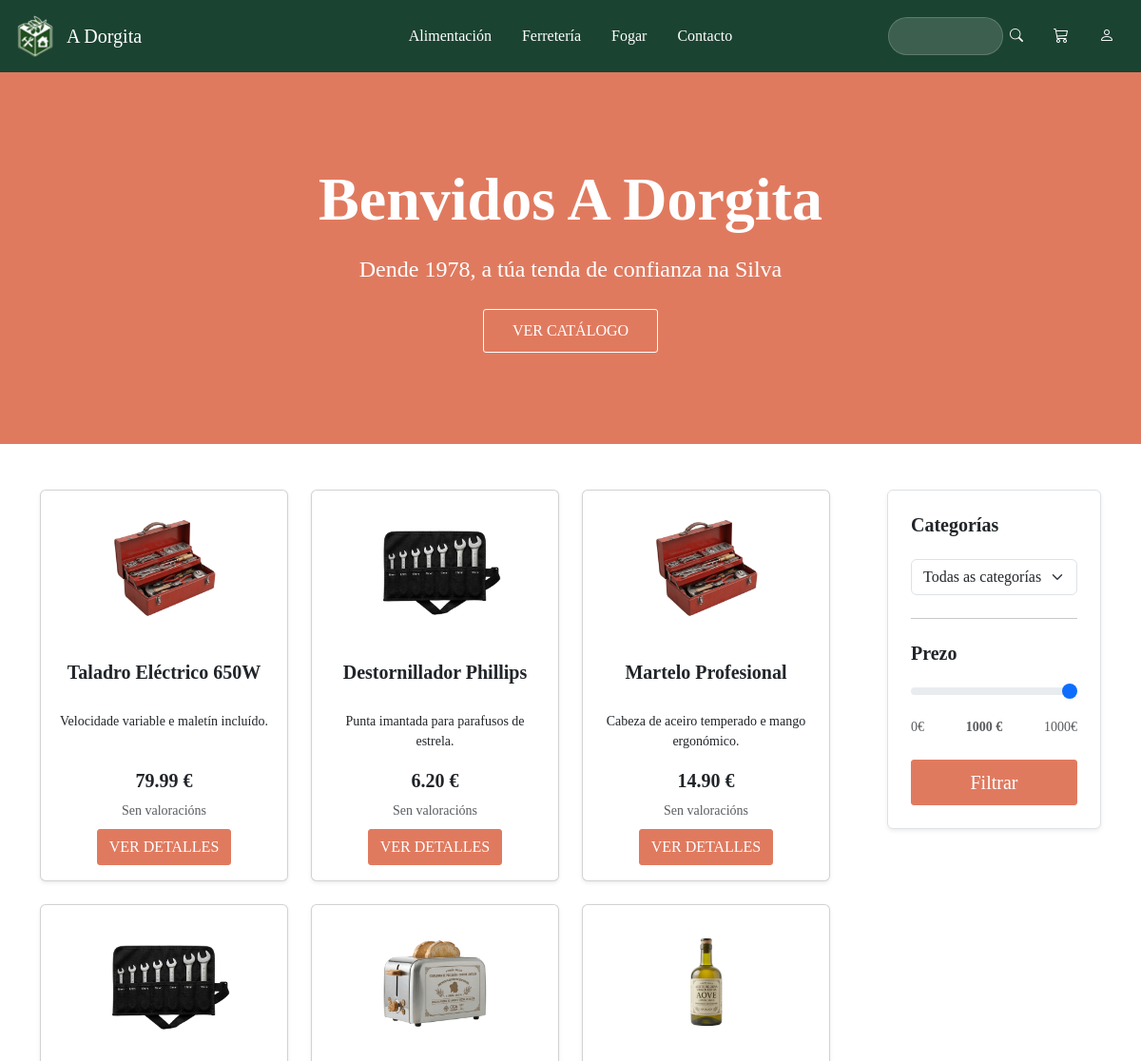
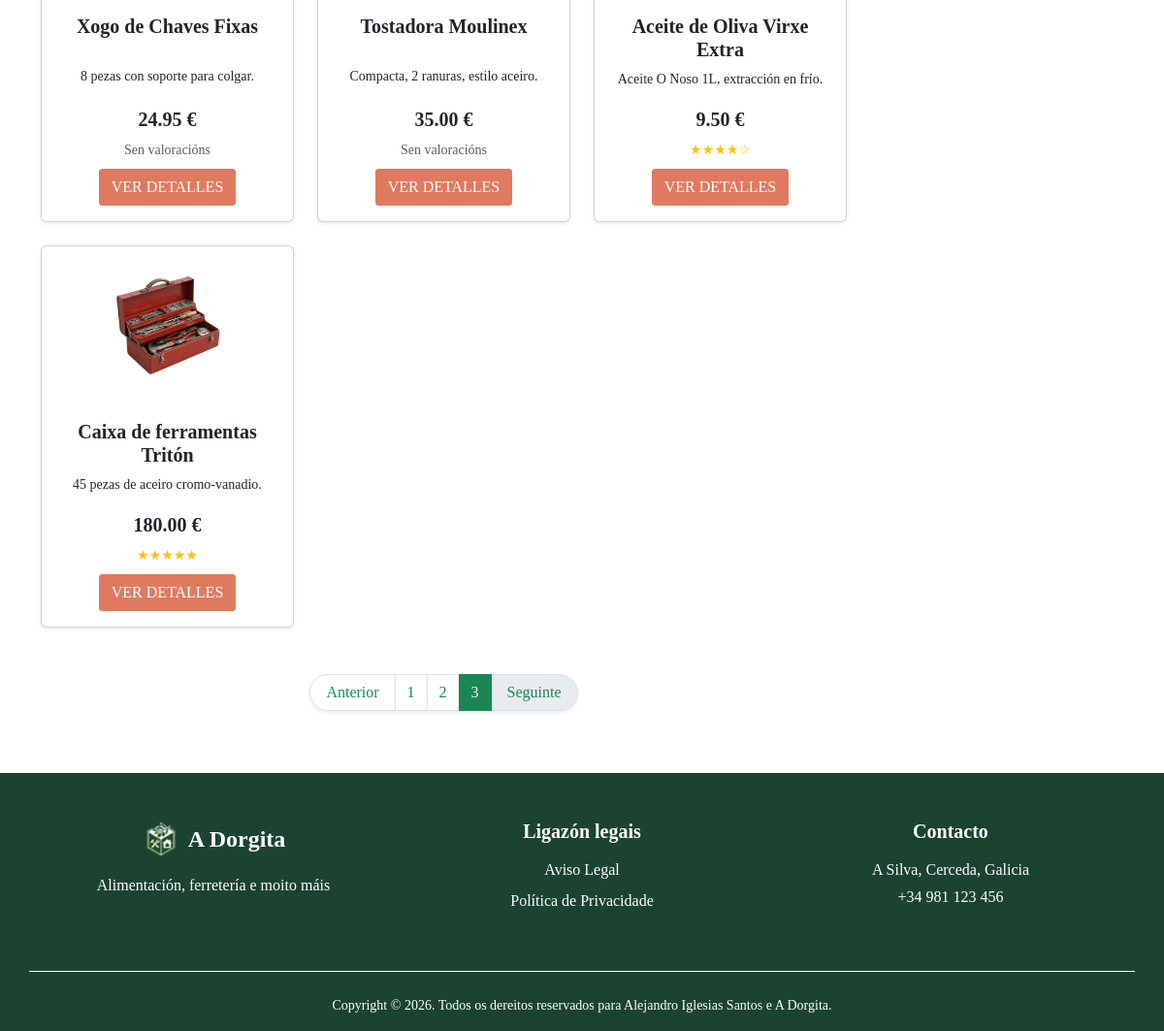
The page /index.php?c=producto&a=index&pagina=3 on the database its author committed (2 pictures, top to bottom).
### tables this page shows
CREATE TABLE productos (
    id INT AUTO_INCREMENT PRIMARY KEY,
    nome VARCHAR(100) NOT NULL,
    descripcion VARCHAR(500),
    precio DECIMAL(10,2) NOT NULL,
    stock INT DEFAULT 0,
    imagen VARCHAR(200),
    id_categoria INT,
    FOREIGN KEY (id_categoria) REFERENCES categorias(id) ON DELETE SET NULL
);

### app/controllers/ProductoController.php (called while the page is built, shortened)
<?php
require_once __DIR__ . '/../models/ProductoDAO.php';
require_once __DIR__ . '/../models/entidades/Producto.php';
class ProductoController
{
    private $model;
    public function __construct()
    {
        $this->model = new ProductoDAO();
    }
    public function index()
    {
        $mensaxe = $_GET["q"] ?? null;
        $pagina = isset($_GET["pagina"]) ? max(1, (int)$_GET["pagina"]) : 1;
        $limite = 9;
        $offset = ($pagina - 1) * $limite;
        $id_cat = $_REQUEST['cat'] ?? null;
        $max_prezo = $_REQUEST['max_prezo'] ?? null;
        if ($mensaxe && !empty(trim($mensaxe))) {
            $totalRegistros = $this->model->contarBusqueda($mensaxe);
            $productos = $this->model->buscarPaginadoCatalogo($mensaxe, $limite, $offset);
        } else {
            $totalRegistros = $this->model->contarFiltradosCatalogo($id_cat, $max_prezo);
            $productos = $this->model->filtrarPaginadoCatalogo($id_cat, $max_prezo, $limite, $offset);
        }
        $totalPaginas = max(1, (int)ceil($totalRegistros / $limite));
        require_once __DIR__ . '/../../includes/header.php';
        require_once __DIR__ . '/../../views/inicio.php';
        require_once __DIR__ . '/../../includes/footer.php';
    }
}

### config/database.php (called while the page is built)
<?php
class Database {
    public static function connect() {
        $host = "localhost";
        $user = "root";
        $password = "";
        $database = "a_dorgita";
        try {
            $conexion = new PDO("mysql:host=$host;dbname=$database;charset=utf8mb4", $user, $password);
            $conexion->setAttribute(PDO::ATTR_ERRMODE, PDO::ERRMODE_EXCEPTION);
            return $conexion;
        } catch (PDOException $e) {
            die("Error de conexión: " . $e->getMessage());
        }
    }
}
?>

### app/models/ProductoDAO.php (called while the page is built, shortened)
<?php
require_once __DIR__ . '/../../config/database.php';
require_once __DIR__ . '/entidades/Producto.php';
class ProductoDAO
{
    private $conexion;
    public function __construct()
    {
        try {
            $this->conexion = Database::connect();
        } catch (Exception $e) {
            die($e->getMessage());
        }
    }
    public function filtrarPaginadoCatalogo($id_cat = null, $max_prezo = null, $limite = 9, $offset = 0)
    {
        try {
            $sql = "SELECT p.*, AVG(r.puntuacion) as media_puntos FROM productos p LEFT JOIN resenas r ON p.id = r.id_producto";
            $condicions = [];
            $params = [];
            $sql .= " GROUP BY p.id ORDER BY p.id DESC LIMIT " . (int)$limite . " OFFSET " . (int)$offset;
            $stmt = $this->conexion->prepare($sql);
            $stmt->execute($params);
            return $stmt->fetchAll(PDO::FETCH_CLASS, "Producto");
        } catch (Exception $e) {
            return [];
        }
    }
    public function contarFiltradosCatalogo($id_cat = null, $max_prezo = null)
    {
        try {
            $sql = "SELECT COUNT(*) AS total FROM productos";
            $condicions = [];
            $params = [];
            $stmt = $this->conexion->prepare($sql);
            $stmt->execute($params);
            $resultado = $stmt->fetch(PDO::FETCH_ASSOC);
            return (int)($resultado['total'] ?? 0);
        } catch (Exception $e) {
            return 0;
        }
    }
}

### app/models/entidades/Producto.php (called while the page is built, shortened)
<?php
class Producto {
    private $id;
    private $nome;
    private $descripcion;
    private $precio;
    private $imagen;
    public function getId() { return $this->id; }
    public function getNome() { return $this->nome; }
    public function getDescripcion() { return $this->descripcion; }
    public function getPrecio() { return $this->precio; }
    public function getImagen() { return $this->imagen; }
}

### views/inicio.php (the view, shortened to what this page needs)
<div class="container-fluid fondo-laranxa">
    <div class="row justify-content-center text-center">
        <div class="col-md-8 py-5 my-5">
            <h1 class="display-3 fw-bold mb-3">Benvidos A Dorgita</h1>
            <p class=" fs-4 mb-4">Dende 1978, a túa tenda de confianza na Silva</p>
            <a href="#" class="btn btn-catalogo ">VER CATÁLOGO</a>
        </div>
    </div>
</div>
<div class="container py-5">
    <div class="row">
        <div class="col-lg-9">
            <div class="row">
                <?php if (!empty($productos)): ?>
                    <?php foreach ($productos as $p): ?>
                        <div class="col-md-4 mb-4">
                            <div class="card h-100 shadow-sm border-1" style="background-color: #FFFFFF;">
                                <img src="public/img/<?php echo htmlspecialchars($p->getImagen()); ?>" class="card-img-top p-4" alt="<?php echo htmlspecialchars($p->getNome()); ?>">
                                <div class="card-body d-flex flex-column text-center">
                                    <h5 class="card-title fw-bold texto-principal desc-tarjeta"><?php echo htmlspecialchars($p->getNome()); ?></h5>
                                    <p class="card-text small"><?php echo htmlspecialchars($p->getDescripcion()); ?></p>
                                    <div class="mt-auto">
                                        <p class="fw-bold fs-5 texto-dorgita mb-1"><?php echo $p->getPrecio(); ?> €</p>
                                        <div class="mb-2">
                                            <?php
                                            $puntos = isset($p->media_puntos) ? round($p->media_puntos) : 0;
                                            if ($puntos > 0): ?>
                                                <span class="text-warning small">
                                                    <?php echo str_repeat('★', $puntos) . str_repeat('☆', 5 - $puntos); ?>
                                                </span>
                                            <?php else: ?>
                                                <span class="text-muted small">Sen valoracións</span>
                                            <?php endif; ?>
                                        </div>
                                        <div class="d-flex gap-2 justify-content-center">
                                            <a href="index.php?c=producto&a=obter&id=<?php echo $p->getId(); ?>" class="btn btn-engadir-carro">VER DETALLES</a>
                                        </div>
                                    </div>
                                </div>
                            </div>
                        </div>
                    <?php endforeach; ?>
                <?php else: ?>
                    <div class="col-12 text-center">
                        <p class="fs-5">Non se atoparon produtos dispoñibles.</p>
                    </div>
                <?php endif; ?>
            </div>
            <?php if (isset($totalPaginas) && $totalPaginas > 1): ?>
                <nav aria-label="Paxinación do catálogo" class="mt-4">
                    <ul class="pagination justify-content-center">
                        <li class="page-item <?php echo $pagina <= 1 ? 'disabled' : ''; ?>">
                            <a class="page-link text-success shadow-sm rounded-start-pill px-3" href="index.php?c=producto&a=index&pagina=<?php echo $pagina - 1; ?><?php echo !empty($_GET['q']) ? '&q=' . urlencode($_GET['q']) : ''; ?><?php echo !empty($_GET['cat']) ? '&cat=' . urlencode($_GET['cat']) : ''; ?><?php echo isset($_GET['max_prezo']) && $_GET['max_prezo'] !== '' ? '&max_prezo=' . urlencode($_GET['max_prezo']) : ''; ?>">Anterior</a>
                        </li>
                        <?php for ($i = 1; $i <= $totalPaginas; $i++): ?>
                            <li class="page-item <?php echo $pagina == $i ? 'active' : ''; ?>">
                                <a class="page-link shadow-sm <?php echo $pagina == $i ? 'bg-success border-success text-white' : 'text-success'; ?>" href="index.php?c=producto&a=index&pagina=<?php echo $i; ?><?php echo !empty($_GET['q']) ? '&q=' . urlencode($_GET['q']) : ''; ?><?php echo !empty($_GET['cat']) ? '&cat=' . urlencode($_GET['cat']) : ''; ?><?php echo isset($_GET['max_prezo']) && $_GET['max_prezo'] !== '' ? '&max_prezo=' . urlencode($_GET['max_prezo']) : ''; ?>"><?php echo $i; ?></a>
                            </li>
                        <?php endfor; ?>
                        <li class="page-item <?php echo $pagina >= $totalPaginas ? 'disabled' : ''; ?>">
                            <a class="page-link text-success shadow-sm rounded-end-pill px-3" href="index.php?c=producto&a=index&pagina=<?php echo $pagina + 1; ?><?php echo !empty($_GET['q']) ? '&q=' . urlencode($_GET['q']) : ''; ?><?php echo !empty($_GET['cat']) ? '&cat=' . urlencode($_GET['cat']) : ''; ?><?php echo isset($_GET['max_prezo']) && $_GET['max_prezo'] !== '' ? '&max_prezo=' . urlencode($_GET['max_prezo']) : ''; ?>">Seguinte</a>
                        </li>
                    </ul>
                </nav>
            <?php endif; ?>
        </div>
        <div class="col-lg-3 ps-lg-5">
            <div class="p-4 rounded shadow-sm border border-1 caixa-filtros">
                <form action="index.php" method="GET">
                    <h5 class="fw-bold mb-4 texto-dorgita">Categorías</h5>
                    <select name="cat" class="form-select mb-4">
                        <option value="">Todas as categorías</option>
                    </select>
                    <hr class="my-4">
                    <h5 class="fw-bold mb-3 texto-dorgita">Prezo</h5>
                    <input type="range" name="max_prezo" class="form-range" id="rangoPrezo" min="0" max="1000" step="5" value="<?php echo $_GET['max_prezo'] ?? '1000'; ?>">
                    <div class="d-flex justify-content-between small text-muted mt-2">
                        <span>0€</span>
                        <span id="valorPrezo" class="fw-bold"><?php echo $_GET['max_prezo'] ?? '1000'; ?> €</span>
                        <span>1000€</span>
                    </div>
                    <div class="mt-4">
                        <button type="submit" class="btn btn-engadir-carro w-100 py-2 fs-5">Filtrar</button>
                    </div>
            </div>
        </div>
    </div>
</div>

### public/css/estilos.css (style rules this page uses)
body { font-family: 'Times New Roman', Times, serif; }
.fondo-laranxa { background-color: #E07A5F; color: #FFFFFF; }
.btn-catalogo { display: inline-block; text-decoration: none; border: 1px solid #FFFFFF; border-radius: 3px; color: #FFFFFF; background-color: transparent; padding: 10px 30px; }
.texto-principal { color: #212529; }
.btn-engadir-carro { background-color:#E07A5F; color: #FFFFFF; border: 1px solid #E07A5F; border-radius: 3px; }
.caixa-filtros { background-color: #FFFFFF; }
.desc-tarjeta { min-height: 45px; }

### rows shown on the page
productos: imagen (picture), nome "Taladro Eléctrico 650W", descripcion "Velocidade variable e maletín incluído.", precio "79.99", shows "Sen valoracións"
productos: imagen (picture), nome "Destornillador Phillips", descripcion "Punta imantada para parafusos de estrela.", precio "6.20", shows "Sen valoracións"
productos: imagen (picture), nome "Martelo Profesional", descripcion "Cabeza de aceiro temperado e mango ergonómico.", precio "14.90", shows "Sen valoracións"
productos: imagen (picture), nome "Xogo de Chaves Fixas", descripcion "8 pezas con soporte para colgar.", precio "24.95", shows "Sen valoracións"
productos: imagen (picture), nome "Tostadora Moulinex", descripcion "Compacta, 2 ranuras, estilo aceiro.", precio "35.00", shows "Sen valoracións"
productos: imagen (picture), nome "Aceite de Oliva Virxe Extra", descripcion "Aceite O Noso 1L, extracción en frío.", precio "9.50", puntos "★★★★", puntos "☆"
productos: imagen (picture), nome "Caixa de ferramentas Tritón", descripcion "45 pezas de aceiro cromo-vanadio.", precio "180.00", puntos "★★★★★"

### other values the page prints
$_GET['max_prezo'] "1000"
